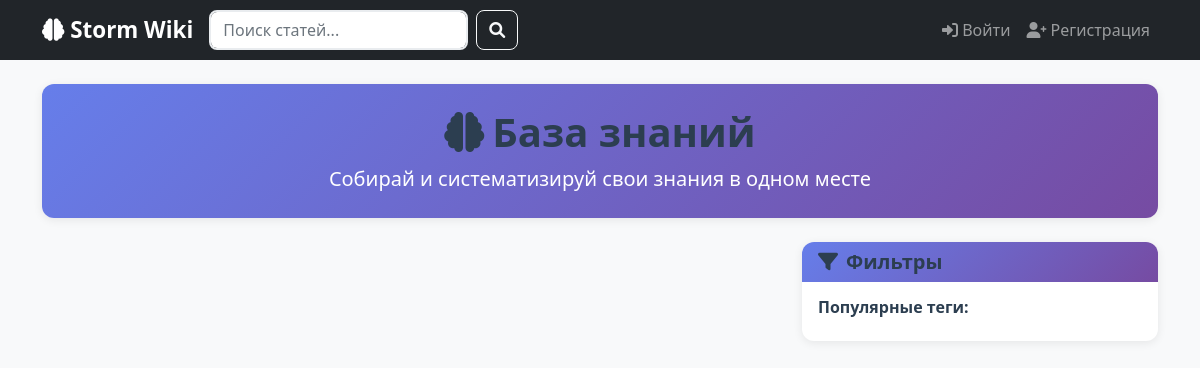
Before: / with the older database file.
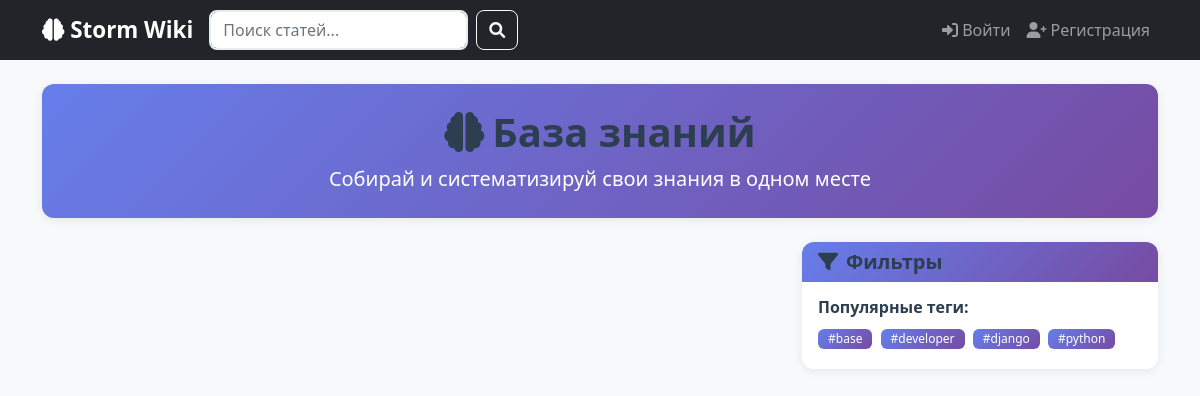
After: the same page with the newer database file.
### app/models.py (models this page shows, shortened)
class Tag(models.Model):
    name = models.CharField(max_length=50, unique=True, verbose_name='Заголовок')
    created_at = models.DateTimeField(auto_now_add=True)
    class Meta:
        verbose_name = 'Тег'
        verbose_name_plural = 'Теги'
        ordering = ['name']

### app/views.py (the view)
# urls.py: path('', views.article_list, name="article_list"),
def article_list(request):
    articles = Article.objects.filter(is_published=True)
    query = request.GET.get('q')
    if query:
        articles = articles.filter(
            Q(title__icontains=query) |
            Q(content__icontains=query) |
            Q(tags__name__icontains=query)
        ).distinct()
    tag_filter = request.GET.get('tag')
    if tag_filter:
        articles = articles.filter(tags__name=tag_filter)
    paginator = Paginator(articles, 10)
    page_number = request.GET.get('page')
    page_obj = paginator.get_page(page_number)
    all_tags = Tag.objects.all()
    context = {
        'articles': page_obj,
        'page_obj': page_obj,
        'all_tags': all_tags,
        'query': query,
        'tag_filter': tag_filter,
    }
    return render(request, 'articles.html', context)

### app/templates/articles.html (shortened to what this page needs)
{% extends 'index.html' %}
{% block content %}
<div class="row mb-4">
    <div class="col-12">
        <div class="card gradient-bg text-white">
            <div class="card-body text-center py-4">
                <h1 class="display-6 fw-bold">
                    <i class="fas fa-brain me-2"></i>База знаний
                </h1>
                <p class="lead mb-0">Собирай и систематизируй свои знания в одном месте</p>
            </div>
        </div>
    </div>
</div>
<div class="row">
    <div class="col-md-8">
    </div>
    <div class="col-md-4">
        <div class="card mb-4">
            <div class="card-header">
                <h5 class="mb-0"><i class="fas fa-filter me-2"></i>Фильтры</h5>
            </div>
            <div class="card-body">
                <h6>Популярные теги:</h6>
                {% for tag in all_tags %}
                <a href="{% url 'article_list' %}?tag={{ tag.name }}"
                   class="badge tag me-1 mb-1 text-decoration-none">
                    #{{ tag.name }}
                </a>
                {% endfor %}
            </div>
        </div>
    </div>
</div>
{% endblock %}

### app/templates/index.html (shortened to what this page needs)
<!DOCTYPE html>
<html lang="ru">
<head>
    <link href="https://cdn.jsdelivr.net/npm/bootstrap@5.1.3/dist/css/bootstrap.min.css" rel="stylesheet">
    <link href="https://cdnjs.cloudflare.com/ajax/libs/font-awesome/6.0.0/css/all.min.css" rel="stylesheet">
</head>
<body>
    <nav class="navbar navbar-expand-lg navbar-dark bg-dark">
        <div class="container">
            <a class="navbar-brand" href="{% url 'article_list' %}">
                <i class="fas fa-brain"></i> Storm Wiki
            </a>
            <div class="d-flex search-box">
                <form method="get" action="{% url 'article_list' %}" class="d-flex w-100">
                    <input class="form-control me-2" type="search" name="q"
                           placeholder="Поиск статей..." value="{{ request.GET.q }}">
                    <button class="btn btn-outline-light" type="submit">
                        <i class="fas fa-search"></i>
                    </button>
                </form>
            </div>
            <div class="navbar-nav ms-auto">
                {% if user.is_authenticated %}
                <div class="nav-item dropdown">
                    <a class="nav-link dropdown-toggle" href="#" role="button" data-bs-toggle="dropdown">
                        <i class="fas fa-user"></i> {{ user.username }}
                    </a>
                    <ul class="dropdown-menu">
                        <li><a class="dropdown-item" href="{% url 'my_articles' %}">
                            <i class="fas fa-list"></i> Мои статьи
                        </a></li>
                        <li><a class="dropdown-item" href="{% url 'article_create' %}">
                            <i class="fas fa-plus"></i> Новая статья
                        </a></li>
                        <li><hr class="dropdown-divider"></li>
                        <li><a class="dropdown-item" href="{% url 'logout' %}">
                            <i class="fas fa-sign-out-alt"></i> Выйти
                        </a></li>
                    </ul>
                </div>
                {% else %}
                <a class="nav-link" href="{% url 'login' %}">
                    <i class="fas fa-sign-in-alt"></i> Войти
                </a>
                <a class="nav-link" href="{% url 'register' %}">
                    <i class="fas fa-user-plus"></i> Регистрация
                </a>
                {% endif %}
            </div>
        </div>
    </nav>
    <div class="container mt-4 fade-in">
        {% block content %}
        {% endblock %}
    </div>
</body>
</html>

### app/templates/index.html (style rules this page uses)
.search-box { max-width: 400px; }
.tag { font-size: 0.75em; background: linear-gradient(135deg, #667eea 0%, #764ba2 100%); color: white; border: none; border-radius: 12px; padding: 4px 10px; }
.navbar-brand { font-weight: 600; font-size: 1.4rem; }
.nav-link { font-weight: 500; transition: color 0.3s ease; }
.card { border: none; box-shadow: 0 2px 10px rgba(0,0,0,0.08); border-radius: 12px; }
.card-header { background: linear-gradient(135deg, #667eea 0%, #764ba2 100%); color: white; border-radius: 12px 12px 0 0 !important; border: none; font-weight: 600; }
.btn { border-radius: 8px; font-weight: 500; transition: all 0.3s ease; }
.form-control, .form-select { border-radius: 8px; border: 2px solid #e9ecef; transition: all 0.3s ease; }
h1, h2, h3, h4, h5, h6 { color: #2c3e50; font-weight: 600; }
body { background-color: #f8f9fa; color: #495057; font-family: 'Segoe UI', Tahoma, Geneva, Verdana, sans-serif; }
a { text-decoration: none; transition: color 0.3s ease; }
.badge { border-radius: 6px; font-weight: 500; }
.fade-in { animation: fadeIn 0.5s ease-out; }
.gradient-bg { background: linear-gradient(135deg, #667eea 0%, #764ba2 100%); }

Changed rows visible on the page:
added Tag: name "base"
added Tag: name "developer"
added Tag: name "django"
added Tag: name "python"
